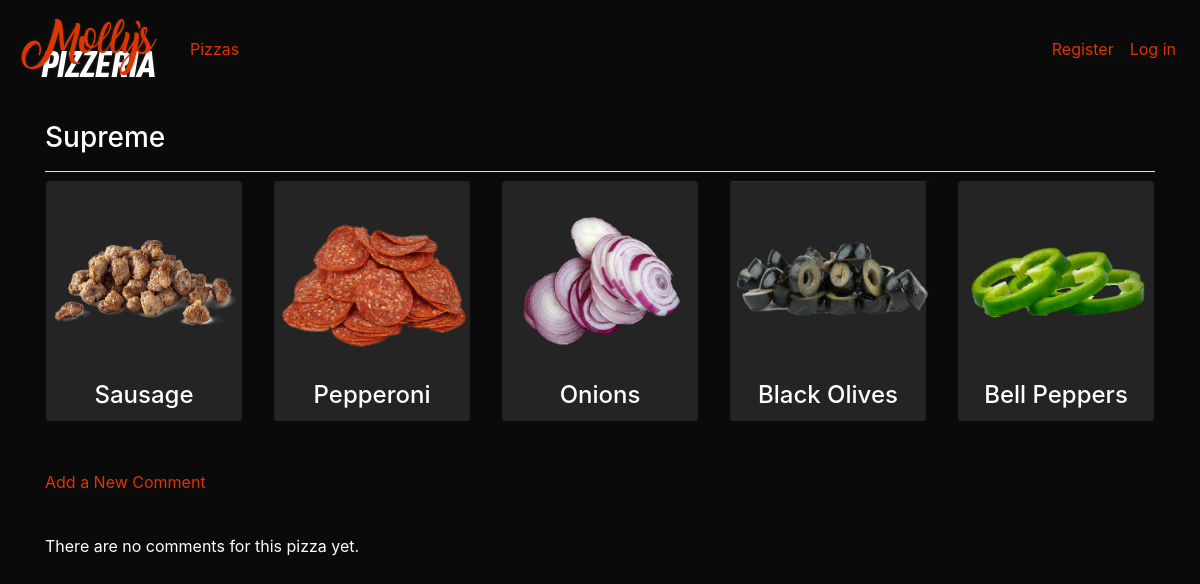
The page /pizza/4/ on the database its author committed.
### pizza_app/models.py (models this page shows)
class Pizza(models.Model):
    name = models.CharField(max_length=200)
    image = models.ImageField(upload_to="pizzas", default='Cheese.png')
    def __str__(self):
        return self.name

class Topping(models.Model):
    name = models.CharField(max_length=200)
    pizza = models.ForeignKey(Pizza, on_delete=models.CASCADE)
    image = models.ImageField(upload_to="toppings", default='Pepperoni.png')
    def __str__(self):
        return self.name

### pizza_app/views.py (the view)
# urls.py: path('pizza/<int:pizza_id>/', views.pizza, name='pizza'),
def pizza(request, pizza_id):
    pizza = Pizza.objects.get(id=pizza_id)
    toppings = pizza.topping_set.order_by('-name')
    comments = pizza.comment_set.order_by('-date_posted')
    context = {'pizza':pizza, 'comments':comments, 'toppings':toppings}
    return render(request, 'pizza_app/pizza.html', context)

### pizza_app/templates/pizza_app/pizza.html
{% extends 'pizza_app/base.html' %}
{% load static %}
{% block styles %}
    <link rel="stylesheet" href="{% static 'pizza_app/css/pizzeria_theme.css' %}">
{% endblock %}
{% block page_header %}
    <h3>{{ pizza }}</h3>
{% endblock page_header %}
{% block content %}
    <div class="card-deck">
        {% for topping in toppings %}
            <div class="card">
                <div class="card-block">
                    <img src="{{ topping.image.url }}" style="width: 200px;" class="center">
                    <h4 class="card-title" style="text-align: center;">{{ topping }}
                    </h4>
                </div>
            </div>
        {% endfor %}
    </div>
    <br>
    <br>
    <p>
        <a href="{% url 'pizza_app:new_comment' pizza.id %}">Add a New Comment</a>
    </p>
    <br>
    {% for comment in comments %}
        <div class="card mb-3">
            <h4 class="card-header">
                {{ comment.author }}
            <small>
                {{ comment.date_posted|date:'M d, Y H:i' }}
                <a href="{% url 'pizza_app:edit_comment' comment.id %}">
                edit comment</a></small>
            </h4>
            <div class="card-body">
                {{ comment.text|linebreaks }}
            </div>
        </div>
    {% empty %}
        <p>There are no comments for this pizza yet.</p>
    {% endfor %}
{% endblock content %}

### rows shown on the page
Pizza: name "Supreme"
Topping: image (picture), name "Sausage"
Topping: image (picture), name "Pepperoni"
Topping: image (picture), name "Onions"
Topping: image (picture), name "Black Olives"
Topping: image (picture), name "Bell Peppers"
